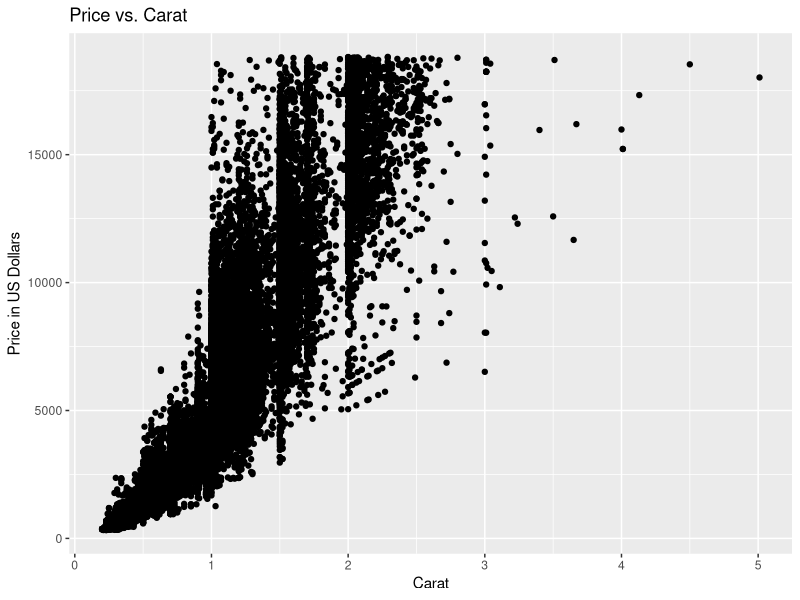
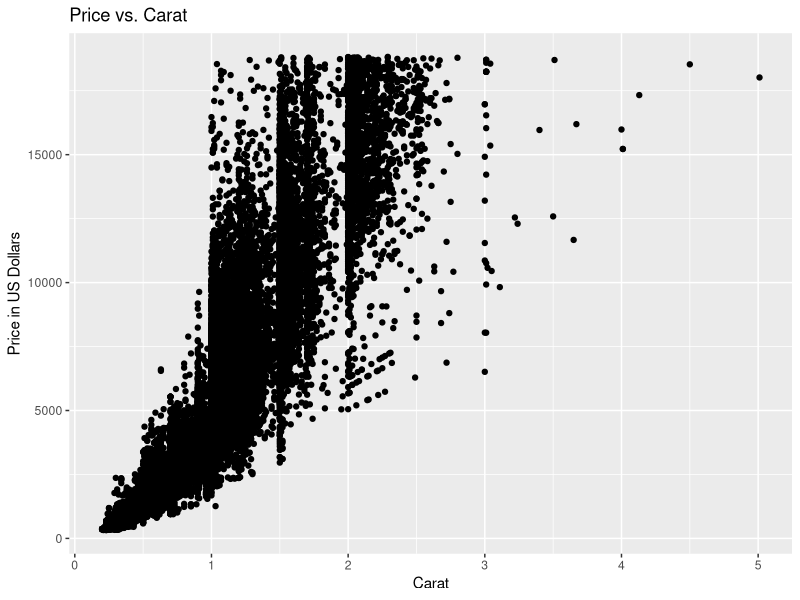
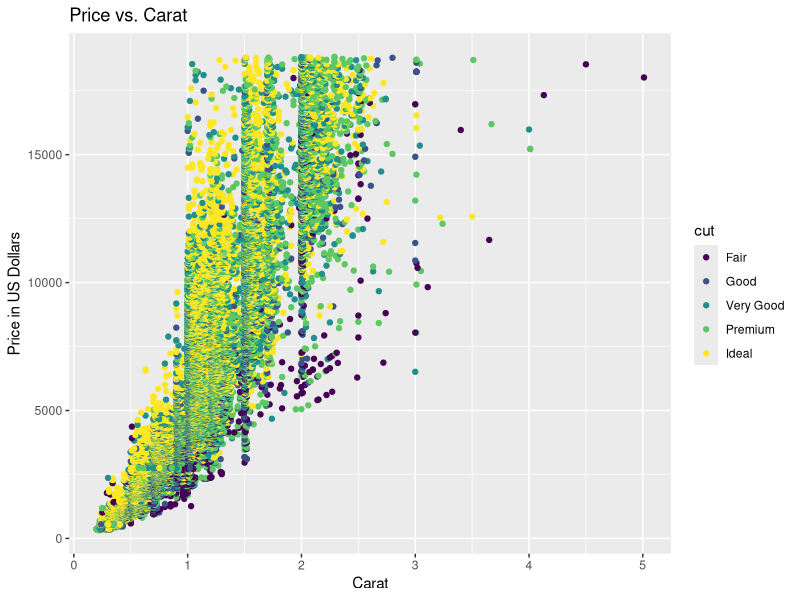
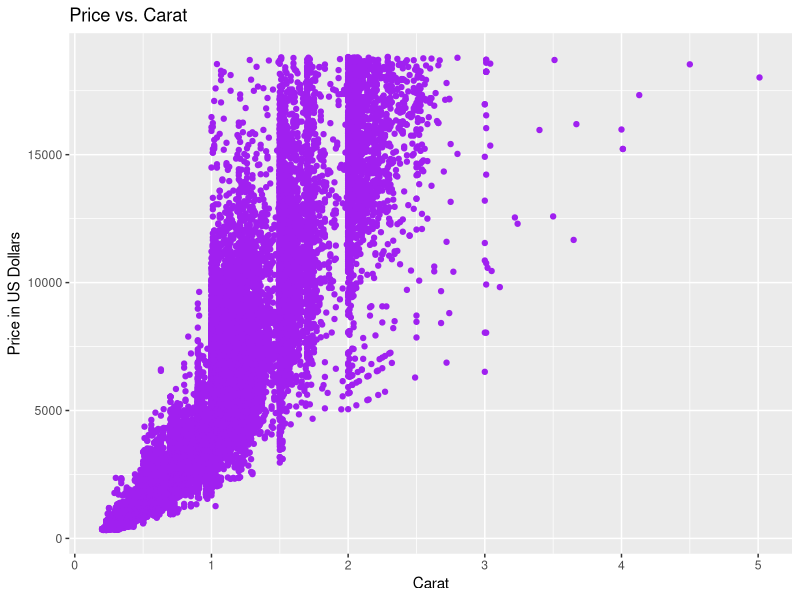

Here is the R script that generated these plots, in order:
## ---- chunk 1
library(tidyverse)
## ---- chunk 2
ggplot(data = diamonds, aes(x = carat, y = price)) +
  geom_point() + 
  labs(title = "Price vs. Carat", 
       x = "Carat",
       y = "Price in US Dollars")
## ---- chunk 3
ggplot(data = diamonds, aes(x = carat, y = price)) +
  geom_point() + 
  labs(title = "Price vs. Carat", 
       x = "Carat",
       y = "Price in US Dollars")
## ---- chunk 4
ggplot(data = diamonds, aes(x = carat, y = price, color = cut)) +
  geom_point() + 
  labs(title = "Price vs. Carat", 
       x = "Carat",
       y = "Price in US Dollars")
## ---- chunk 5
ggplot(data = diamonds, aes(x = carat, y = price)) +
  geom_point(color = "purple") + 
  labs(title = "Price vs. Carat", 
       x = "Carat",
       y = "Price in US Dollars")
